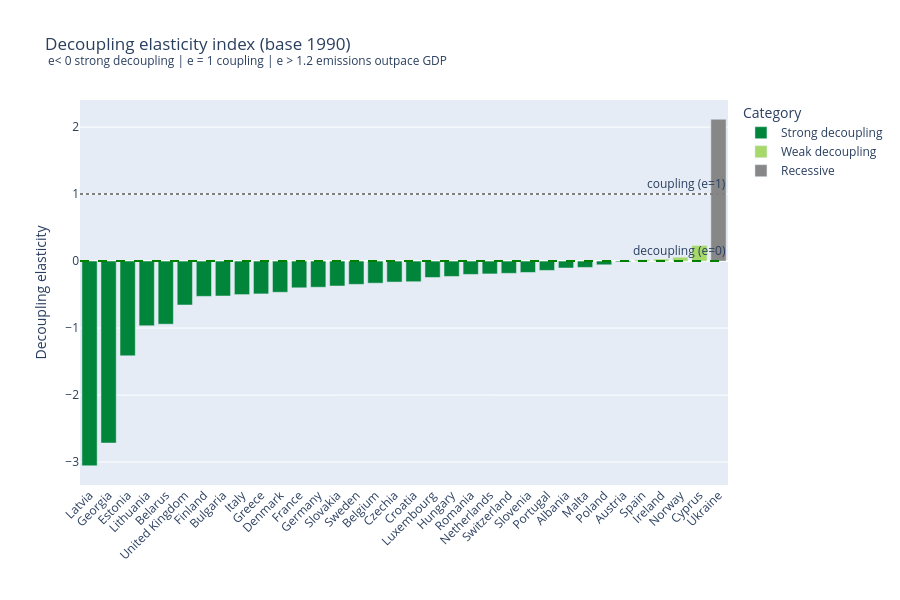
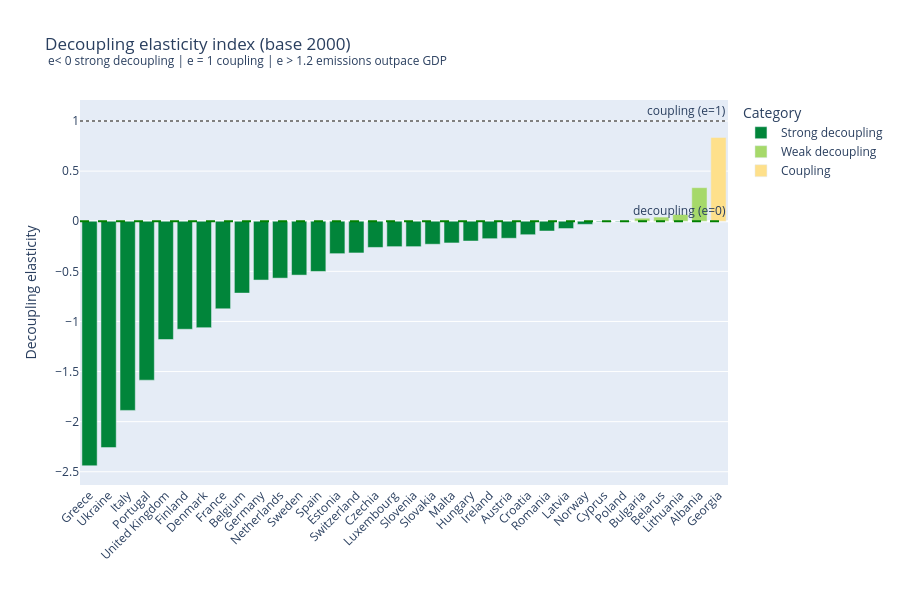

The code cell stored with these charts, in order, in its notebook:
### Code cell
# Decoupling elasticity = (% change in CO2) / (% change in GDP) over the period
CATEGORY_ORDER = [
    'Strong decoupling', 
    'Weak decoupling', 
    'Coupling',
    'Expansive neg. decoupling', 
    'Recessive', 
    'Strong neg. decoupling'
]
CATEGORY_COLORS = {
    'Strong decoupling':         "#01853A",
    'Weak decoupling':           '#A6D96A',
    'Coupling':                  '#FEE08B',
    'Expansive neg. decoupling': "#DF2E25",
    'Recessive':'#878787',
    'Strong neg. decoupling':    "#7F14A2"
}

def tapio_category(gdp_index, co2_index):
    delta_gdp = gdp_index - 100
    delta_co2 = co2_index - 100
    if delta_gdp > 0:
        if delta_co2 <= 0:
            return 'Strong decoupling'
        elasticity = delta_co2 / delta_gdp
        if elasticity < 0.8:  return 'Weak decoupling'
        if elasticity <= 1.2: return 'Coupling'
        return 'Expansive neg. decoupling'
    if delta_co2 > 0:
        return 'Strong neg. decoupling'
    return 'Recessive' 

def latest_indexed(df_indexed):
    valid = df_indexed.dropna(subset=['gdp_index', 'co2_index'])
    return valid.sort_values('year').groupby('iso_code').tail(1)

def decoupling_table(df_indexed):
    threshold = 1 
    snap = latest_indexed(df_indexed).copy()
    delta_gdp = snap['gdp_index'] - 100
    delta_co2 = snap['co2_index'] - 100
    snap['elasticity'] = np.where(delta_gdp.abs() < threshold, np.nan, (delta_co2 / delta_gdp))
    snap['category'] = [tapio_category(gdp, co2) for gdp, co2 in zip(snap['gdp_index'], snap['co2_index'])]
    return snap.sort_values('elasticity')

def elasticity_bar(decoupling_df, base_year):
    chart_df = decoupling_df.dropna(subset=['elasticity'])
    fig = px.bar(
        chart_df, 
        x='country', 
        y='elasticity', 
        color='category',
        category_orders={'category': CATEGORY_ORDER}, 
        color_discrete_map=CATEGORY_COLORS,
        title=f'Decoupling elasticity index (base {base_year})<br>'
              '<sup> e&lt; 0 strong decoupling | e = 1 coupling | e &gt; 1.2 emissions outpace GDP</sup>',
        labels={
            'elasticity': 'Decoupling elasticity', 
            'country': '', 
            'category': 'Category'
        },
        height=600
    )
    fig.add_hline(y=0, line_dash='dash', line_color='green', annotation_text='decoupling (e = 0)')
    fig.add_hline(y=1, line_dash='dot', line_color='gray', annotation_text='coupling (e = 1)')
    fig.update_layout(xaxis_tickangle=-45)
    fig.show()

decoupling_1990 = decoupling_table(df_indexed_1990)
decoupling_2000 = decoupling_table(df_indexed_2000)

elasticity_bar(decoupling_table(df_indexed_1990), 1990)
elasticity_bar(decoupling_table(df_indexed_2000), 2000)

print('\nTop 10 strongest territorial decouplers (1990 base):')
print(decoupling_1990.head(10)[['country', 'gdp_index', 'co2_index', 'elasticity', 'category']].round(2).to_string(index=False))
print('\nTop 10 strongest territorial decouplers (2000 base):')
print(decoupling_2000.head(10)[['country', 'gdp_index', 'co2_index', 'elasticity', 'category']].round(2).to_string(index=False))

### Figure 1 — Plotly figure (JSON) as saved in the notebook; plotly's stock layout.template omitted (floating-point values rounded to 4 significant figures)
{"data": [{"hovertemplate": "Category=Strong decoupling<br>=%{x}<br>Decoupling elasticity=%{y}<extra></extra>", "legendgroup": "Strong decoupling", "marker": {"color": "#01853A", "pattern": {"shape": ""}}, "name": "Strong decoupling", "orientation": "v", "showlegend": true, "textposition": "auto", "type": "bar", "x": ["Latvia", "Georgia", "Estonia", "Lithuania", "Belarus", "United Kingdom", "Finland", "Bulgaria", "Italy", "Greece", "Denmark", "France", "Germany", "Slovakia", "Sweden", "Belgium", "Czechia", "Croatia", "Luxembourg", "Hungary", "Romania", "Netherlands", "Switzerland", "Slovenia", "Portugal", "Albania", "Malta", "Poland", "Austria"], "xaxis": "x", "y": [-3.056, -2.716, -1.414, -0.9651, -0.9417, -0.6556, -0.5264, -0.521, -0.5, -0.4899, -0.4651, -0.3986, -0.3904, -0.3717, -0.3472, -0.3297, -0.313, -0.3079, -0.2446, -0.2293, -0.1988, -0.1915, -0.1826, -0.1695, -0.1393, -0.1033, -0.09466, -0.05512, -0.01292], "yaxis": "y"}, {"hovertemplate": "Category=Weak decoupling<br>=%{x}<br>Decoupling elasticity=%{y}<extra></extra>", "legendgroup": "Weak decoupling", "marker": {"color": "#A6D96A", "pattern": {"shape": ""}}, "name": "Weak decoupling", "orientation": "v", "showlegend": true, "textposition": "auto", "type": "bar", "x": ["Spain", "Ireland", "Norway", "Cyprus"], "xaxis": "x", "y": [0.01836, 0.03089, 0.05811, 0.2337], "yaxis": "y"}, {"hovertemplate": "Category=Recessive<br>=%{x}<br>Decoupling elasticity=%{y}<extra></extra>", "legendgroup": "Recessive", "marker": {"color": "#878787", "pattern": {"shape": ""}}, "name": "Recessive", "orientation": "v", "showlegend": true, "textposition": "auto", "type": "bar", "x": ["Ukraine"], "xaxis": "x", "y": [2.118], "yaxis": "y"}], "layout": {"annotations": [{"showarrow": false, "text": "decoupling (e=0)", "x": 1, "xanchor": "right", "xref": "x domain", "y": 0, "yanchor": "bottom", "yref": "y"}, {"showarrow": false, "text": "coupling (e=1)", "x": 1, "xanchor": "right", "xref": "x domain", "y": 1, "yanchor": "bottom", "yref": "y"}], "barmode": "relative", "height": 600, "legend": {"title": {"text": "Category"}, "tracegroupgap": 0}, "shapes": [{"line": {"color": "green", "dash": "dash"}, "type": "line", "x0": 0, "x1": 1, "xref": "x domain", "y0": 0, "y1": 0, "yref": "y"}, {"line": {"color": "gray", "dash": "dot"}, "type": "line", "x0": 0, "x1": 1, "xref": "x domain", "y0": 1, "y1": 1, "yref": "y"}], "title": {"text": "Decoupling elasticity index (base 1990)<br><sup> e&lt; 0 strong decoupling | e = 1 coupling | e &gt; 1.2 emissions outpace GDP</sup>"}, "xaxis": {"anchor": "y", "domain": [0, 1], "tickangle": -45, "title": {"text": ""}}, "yaxis": {"anchor": "x", "domain": [0, 1], "title": {"text": "Decoupling elasticity"}}}}

### Figure 2 — Plotly figure (JSON) as saved in the notebook; plotly's stock layout.template omitted (floating-point values rounded to 4 significant figures)
{"data": [{"hovertemplate": "Category=Strong decoupling<br>=%{x}<br>Decoupling elasticity=%{y}<extra></extra>", "legendgroup": "Strong decoupling", "marker": {"color": "#01853A", "pattern": {"shape": ""}}, "name": "Strong decoupling", "orientation": "v", "showlegend": true, "textposition": "auto", "type": "bar", "x": ["Greece", "Ukraine", "Italy", "Portugal", "United Kingdom", "Finland", "Denmark", "France", "Belgium", "Germany", "Netherlands", "Sweden", "Spain", "Estonia", "Switzerland", "Czechia", "Luxembourg", "Slovenia", "Slovakia", "Malta", "Hungary", "Ireland", "Austria", "Croatia", "Romania", "Latvia", "Norway", "Cyprus", "Poland"], "xaxis": "x", "y": [-2.44, -2.259, -1.888, -1.586, -1.18, -1.078, -1.062, -0.8739, -0.7171, -0.5868, -0.5678, -0.5376, -0.5012, -0.3235, -0.3165, -0.2615, -0.2537, -0.2536, -0.2294, -0.2168, -0.1976, -0.1742, -0.1699, -0.1346, -0.09773, -0.07295, -0.03122, -0.005912, -0.005], "yaxis": "y"}, {"hovertemplate": "Category=Weak decoupling<br>=%{x}<br>Decoupling elasticity=%{y}<extra></extra>", "legendgroup": "Weak decoupling", "marker": {"color": "#A6D96A", "pattern": {"shape": ""}}, "name": "Weak decoupling", "orientation": "v", "showlegend": true, "textposition": "auto", "type": "bar", "x": ["Bulgaria", "Belarus", "Lithuania", "Albania"], "xaxis": "x", "y": [0.03018, 0.04151, 0.06771, 0.3348], "yaxis": "y"}, {"hovertemplate": "Category=Coupling<br>=%{x}<br>Decoupling elasticity=%{y}<extra></extra>", "legendgroup": "Coupling", "marker": {"color": "#FEE08B", "pattern": {"shape": ""}}, "name": "Coupling", "orientation": "v", "showlegend": true, "textposition": "auto", "type": "bar", "x": ["Georgia"], "xaxis": "x", "y": [0.8364], "yaxis": "y"}], "layout": {"annotations": [{"showarrow": false, "text": "decoupling (e=0)", "x": 1, "xanchor": "right", "xref": "x domain", "y": 0, "yanchor": "bottom", "yref": "y"}, {"showarrow": false, "text": "coupling (e=1)", "x": 1, "xanchor": "right", "xref": "x domain", "y": 1, "yanchor": "bottom", "yref": "y"}], "barmode": "relative", "height": 600, "legend": {"title": {"text": "Category"}, "tracegroupgap": 0}, "shapes": [{"line": {"color": "green", "dash": "dash"}, "type": "line", "x0": 0, "x1": 1, "xref": "x domain", "y0": 0, "y1": 0, "yref": "y"}, {"line": {"color": "gray", "dash": "dot"}, "type": "line", "x0": 0, "x1": 1, "xref": "x domain", "y0": 1, "y1": 1, "yref": "y"}], "title": {"text": "Decoupling elasticity index (base 2000)<br><sup> e&lt; 0 strong decoupling | e = 1 coupling | e &gt; 1.2 emissions outpace GDP</sup>"}, "xaxis": {"anchor": "y", "domain": [0, 1], "tickangle": -45, "title": {"text": ""}}, "yaxis": {"anchor": "x", "domain": [0, 1], "title": {"text": "Decoupling elasticity"}}}}
